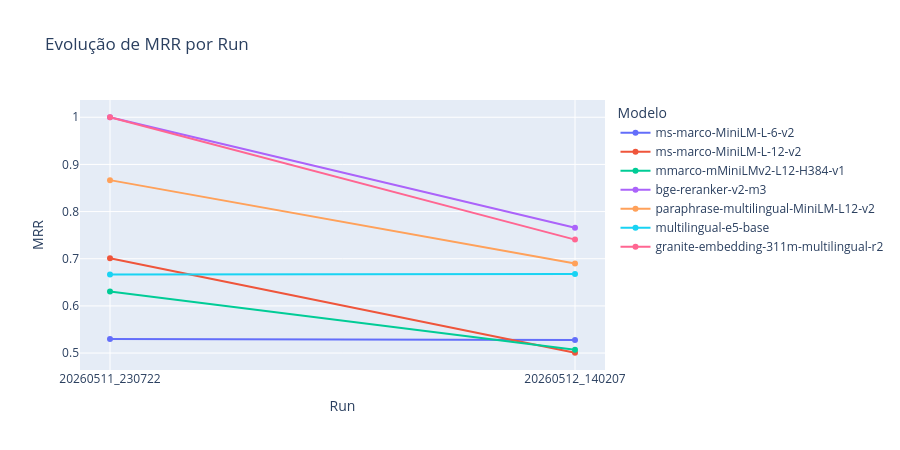

This figure's notebook cell:
### Markdown cell above
## 7. Evolução entre Runs

### Code cell
run_frames = []
for path in sorted(OUTPUTS_DIR.glob("results_*.csv")):
    if "latest" in path.name:
        continue
    ts = path.stem.replace("results_", "")
    df_tmp = pd.read_csv(path)
    df_tmp["timestamp"] = ts
    run_frames.append(df_tmp)

if run_frames:
    df_runs = pd.concat(run_frames, ignore_index=True)
    df_runs["model_short"] = df_runs["model"].str.split("::").str[-1].str.split("/").str[-1]
    df_runs_overall = df_runs[df_runs["query_type"] == "overall"]

    for metric_line in ["MRR", "NDCG@10"]:
        fig = px.line(
            df_runs_overall,
            x="timestamp",
            y=metric_line,
            color="model_short",
            markers=True,
            title=f"Evolução de {metric_line} por Run",
            labels={"timestamp": "Run", metric_line: metric_line, "model_short": "Modelo"},
            height=450,
        )
        fig.show()
else:
    print("Apenas uma run disponível — gráfico de evolução não aplicável.")

### Figure 1 — Plotly figure (JSON) as saved in the notebook; plotly's stock layout.template omitted (floating-point values rounded to 4 significant figures)
{"data": [{"hovertemplate": "Modelo=ms-marco-MiniLM-L-6-v2<br>Run=%{x}<br>MRR=%{y}<extra></extra>", "legendgroup": "ms-marco-MiniLM-L-6-v2", "line": {"color": "#636efa", "dash": "solid"}, "marker": {"symbol": "circle"}, "mode": "lines+markers", "name": "ms-marco-MiniLM-L-6-v2", "orientation": "v", "showlegend": true, "type": "scatter", "x": ["20260511_230722", "20260512_140207"], "xaxis": "x", "y": [0.53, 0.5277], "yaxis": "y"}, {"hovertemplate": "Modelo=ms-marco-MiniLM-L-12-v2<br>Run=%{x}<br>MRR=%{y}<extra></extra>", "legendgroup": "ms-marco-MiniLM-L-12-v2", "line": {"color": "#EF553B", "dash": "solid"}, "marker": {"symbol": "circle"}, "mode": "lines+markers", "name": "ms-marco-MiniLM-L-12-v2", "orientation": "v", "showlegend": true, "type": "scatter", "x": ["20260511_230722", "20260512_140207"], "xaxis": "x", "y": [0.7013, 0.5007], "yaxis": "y"}, {"hovertemplate": "Modelo=mmarco-mMiniLMv2-L12-H384-v1<br>Run=%{x}<br>MRR=%{y}<extra></extra>", "legendgroup": "mmarco-mMiniLMv2-L12-H384-v1", "line": {"color": "#00cc96", "dash": "solid"}, "marker": {"symbol": "circle"}, "mode": "lines+markers", "name": "mmarco-mMiniLMv2-L12-H384-v1", "orientation": "v", "showlegend": true, "type": "scatter", "x": ["20260511_230722", "20260512_140207"], "xaxis": "x", "y": [0.6304, 0.5069], "yaxis": "y"}, {"hovertemplate": "Modelo=bge-reranker-v2-m3<br>Run=%{x}<br>MRR=%{y}<extra></extra>", "legendgroup": "bge-reranker-v2-m3", "line": {"color": "#ab63fa", "dash": "solid"}, "marker": {"symbol": "circle"}, "mode": "lines+markers", "name": "bge-reranker-v2-m3", "orientation": "v", "showlegend": true, "type": "scatter", "x": ["20260511_230722", "20260512_140207"], "xaxis": "x", "y": [1.0, 0.7655], "yaxis": "y"}, {"hovertemplate": "Modelo=paraphrase-multilingual-MiniLM-L12-v2<br>Run=%{x}<br>MRR=%{y}<extra></extra>", "legendgroup": "paraphrase-multilingual-MiniLM-L12-v2", "line": {"color": "#FFA15A", "dash": "solid"}, "marker": {"symbol": "circle"}, "mode": "lines+markers", "name": "paraphrase-multilingual-MiniLM-L12-v2", "orientation": "v", "showlegend": true, "type": "scatter", "x": ["20260511_230722", "20260512_140207"], "xaxis": "x", "y": [0.8667, 0.6899], "yaxis": "y"}, {"hovertemplate": "Modelo=multilingual-e5-base<br>Run=%{x}<br>MRR=%{y}<extra></extra>", "legendgroup": "multilingual-e5-base", "line": {"color": "#19d3f3", "dash": "solid"}, "marker": {"symbol": "circle"}, "mode": "lines+markers", "name": "multilingual-e5-base", "orientation": "v", "showlegend": true, "type": "scatter", "x": ["20260511_230722", "20260512_140207"], "xaxis": "x", "y": [0.6667, 0.6675], "yaxis": "y"}, {"hovertemplate": "Modelo=granite-embedding-311m-multilingual-r2<br>Run=%{x}<br>MRR=%{y}<extra></extra>", "legendgroup": "granite-embedding-311m-multilingual-r2", "line": {"color": "#FF6692", "dash": "solid"}, "marker": {"symbol": "circle"}, "mode": "lines+markers", "name": "granite-embedding-311m-multilingual-r2", "orientation": "v", "showlegend": true, "type": "scatter", "x": ["20260511_230722", "20260512_140207"], "xaxis": "x", "y": [1.0, 0.7406], "yaxis": "y"}], "layout": {"height": 450, "legend": {"title": {"text": "Modelo"}, "tracegroupgap": 0}, "title": {"text": "Evolução de MRR por Run"}, "xaxis": {"anchor": "y", "domain": [0, 1], "title": {"text": "Run"}}, "yaxis": {"anchor": "x", "domain": [0, 1], "title": {"text": "MRR"}}}}
